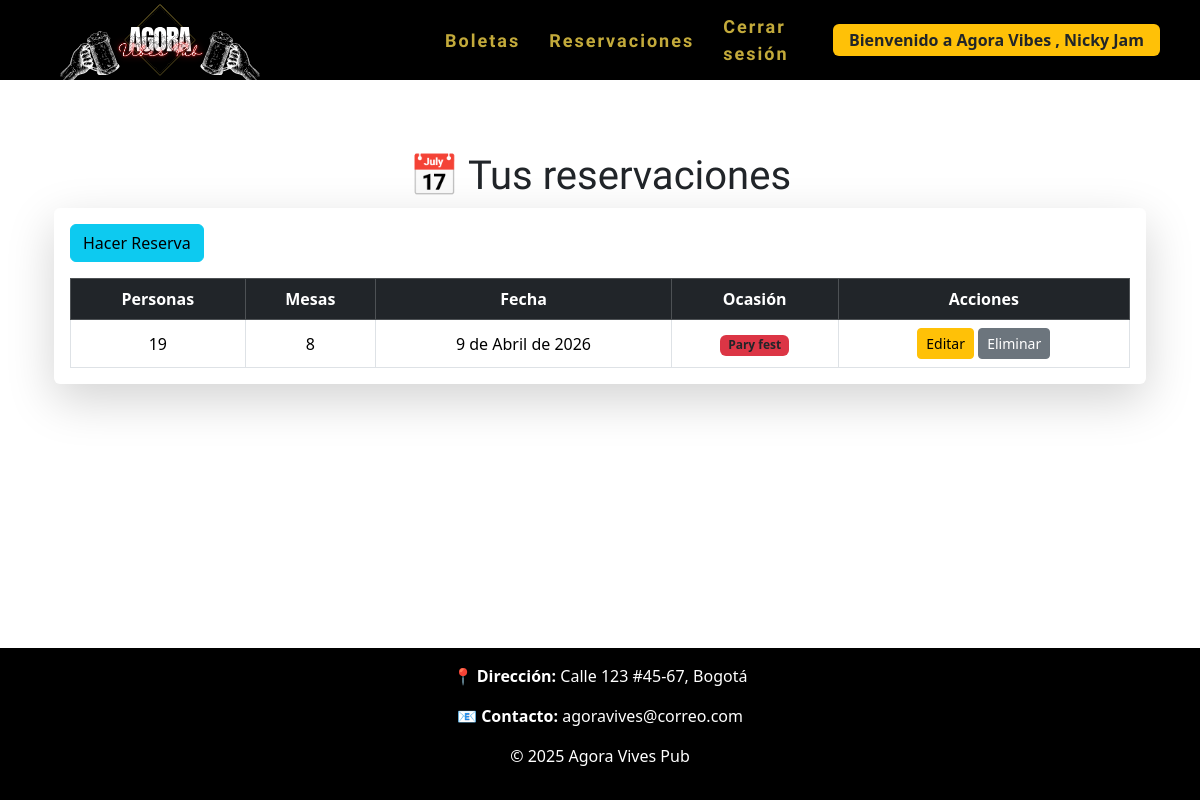
Page /reservacion/ (signed in) on the earlier database version.
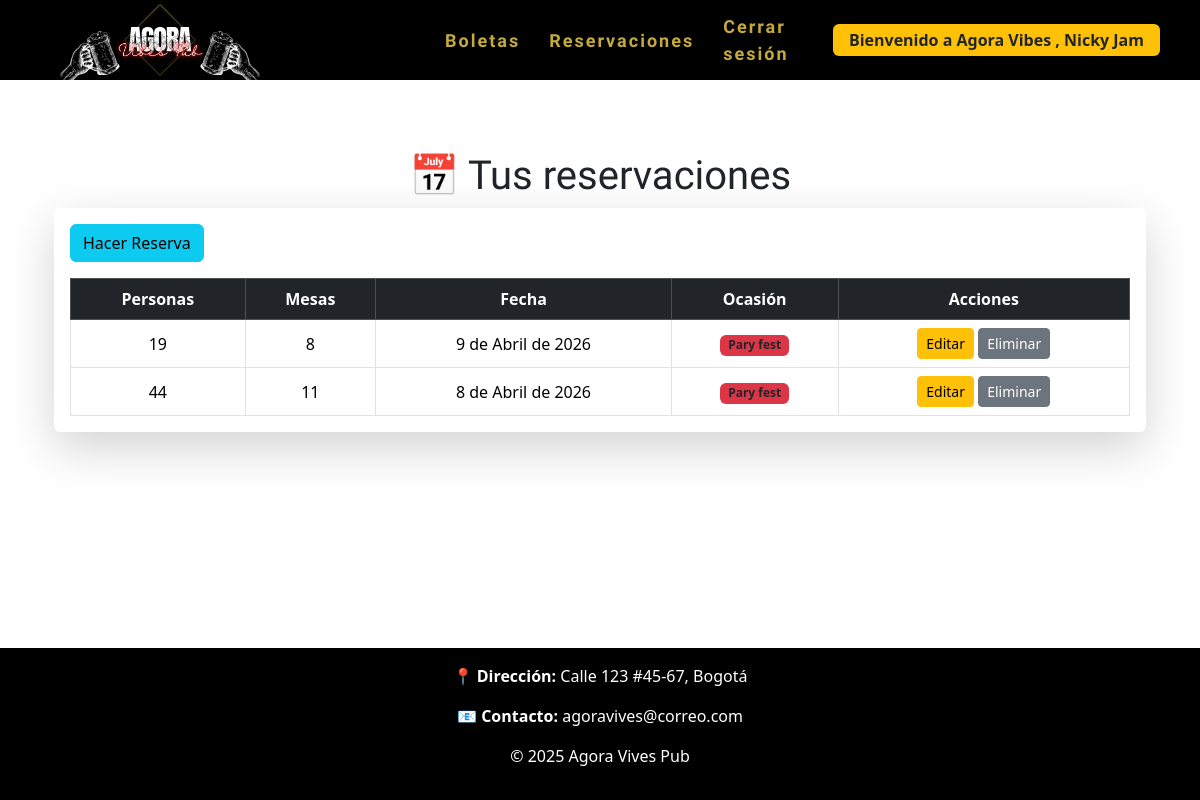
Same page on the later database version.
### ReservacionApp/models.py (models this page shows, shortened)
class Reservacion(models.Model):
    user= models.ForeignKey(settings.AUTH_USER_MODEL, on_delete=models.CASCADE, verbose_name='Usuario')
    cantidad_personas= models.IntegerField(verbose_name='Cantidad de Personas')
    cantidad_mesas= models.IntegerField(verbose_name='Cantidad de Mesas')
    fecha_reservacion= models.DateField(verbose_name='Fecha de Reservación')
    ocasion= models.CharField(max_length=100, null=True, blank=True, verbose_name='Ocasión')

### ReservacionApp/views.py (the view)
# urls.py: path('reservacion/',include('ReservacionApp.urls')),
def reservacion(request):
    reservaciones = models.Reservacion.objects.filter(user=request.user)
    return render(request, 'reservacion.html', {'reservaciones': reservaciones})

### ReservacionApp/templates/reservacion.html (shortened to what this page needs)
{% extends "base.html" %}
{% block content %}
<link href="https://cdn.jsdelivr.net/npm/bootstrap@5.3.2/dist/css/bootstrap.min.css" rel="stylesheet">
<div class="container mt-5">
{% if user.tipo == 3 %}
<h1 class="text-dark text-center" style="font-family: 'Rubik Dirt', system-ui;">📅 Tus reservaciones</h1>
{% endif %}
<div class="card shadow-lg border-0">
    <div class="card-body">
        {% if user.tipo == 3 %}
        <a href="{% url "crear_reseva" %}" class="btn btn-info mb-3">
            Hacer Reserva
        </a>
        {% endif %}
        <div class="table-responsive">
            <table class="table align-middle text-center mb-0 table-bordered">
                <thead class="table-dark">
                    <tr>
                        <th>Personas</th>
                        <th>Mesas</th>
                        <th>Fecha</th>
                        <th>Ocasión</th>
                        <th>Acciones</th>
                    </tr>
                </thead>
                <tbody>
                    {% for reservaciones in reservaciones %}
                    <tr>
                        <td>{{ reservaciones.cantidad_personas }}</td>
                        <td>{{ reservaciones.cantidad_mesas }}</td>
                        <td>{{ reservaciones.fecha_reservacion }}</td>
                        <td>
                            <span class="badge bg-danger text-dark">
                                {{ reservaciones.ocasion }}
                            </span>
                        </td>
                        <td>
                        {% if user.tipo == 3 %}
                            <a href="{% url 'editar_reserva' reservaciones.id %}" class="btn btn-sm btn-warning">Editar</a>
                        {% endif %}
                            <a href="{% url 'eliminar_reserva' reservaciones.id %}" class="btn btn-sm btn-secondary">Eliminar</a>
                        </td>
                    </tr>
                    {% endfor %}
                </tbody>
            </table>
        </div>
    </div>
</div>
</div>
{% endblock %}

Differences in the rows shown:
added Reservacion: cantidad_personas "44", cantidad_mesas "11", fecha_reservacion "8 de Abril de 2026", ocasion "Pary fest"
